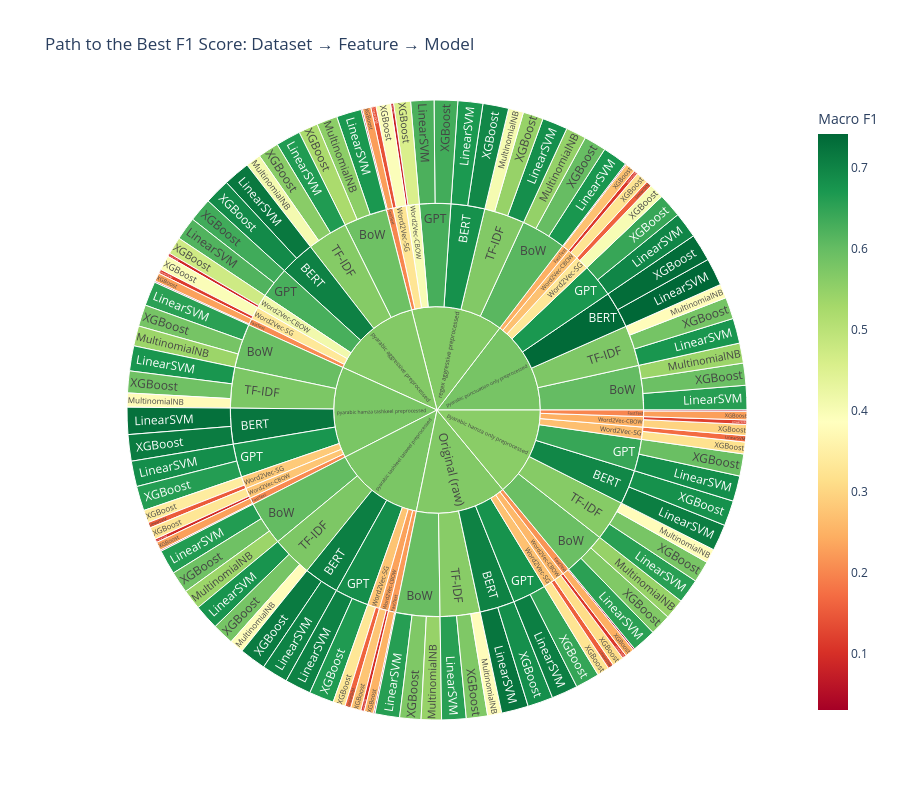

Write notebook code for a chart like this one.
### Code cell
import plotly.express as px

fig = px.sunburst(
    results_df,
    path=['Dataset', 'Feature', 'Model'],
    values='Macro F1',
    color='Macro F1',
    color_continuous_scale='RdYlGn',
    title="Path to the Best F1 Score: Dataset → Feature → Model"
)

fig.update_layout(height=800)
fig.show()

### Figure 1 — Plotly figure (JSON) as saved in the notebook; plotly's stock layout.template omitted (floating-point values rounded to 4 significant figures; data arrays with more than 128 entries replaced by an {"elided": "..."} marker saying what was removed)
{"data": [{"branchvalues": "total", "customdata": {"elided": "168x1 float values"}, "domain": {"x": [0, 1], "y": [0, 1]}, "hovertemplate": "labels=%{label}<br>Macro F1_sum=%{value}<br>parent=%{parent}<br>id=%{id}<br>Macro F1=%{color}<extra></extra>", "ids": {"elided": "168 str values"}, "labels": {"elided": "168 str values"}, "marker": {"coloraxis": "coloraxis", "colors": {"elided": "168 float values"}}, "name": "", "parents": {"elided": "168 str values"}, "type": "sunburst", "values": {"elided": "168 float values"}}], "layout": {"coloraxis": {"autocolorscale": false, "colorbar": {"title": {"text": "Macro F1"}}, "colorscale": [[0, "rgb(165,0,38)"], [0.1, "rgb(215,48,39)"], [0.2, "rgb(244,109,67)"], [0.3, "rgb(253,174,97)"], [0.4, "rgb(254,224,139)"], [0.5, "rgb(255,255,191)"], [0.6, "rgb(217,239,139)"], [0.7, "rgb(166,217,106)"], [0.8, "rgb(102,189,99)"], [0.9, "rgb(26,152,80)"], [1, "rgb(0,104,55)"]]}, "height": 800, "legend": {"tracegroupgap": 0}, "title": {"text": "Path to the Best F1 Score: Dataset → Feature → Model"}}}
